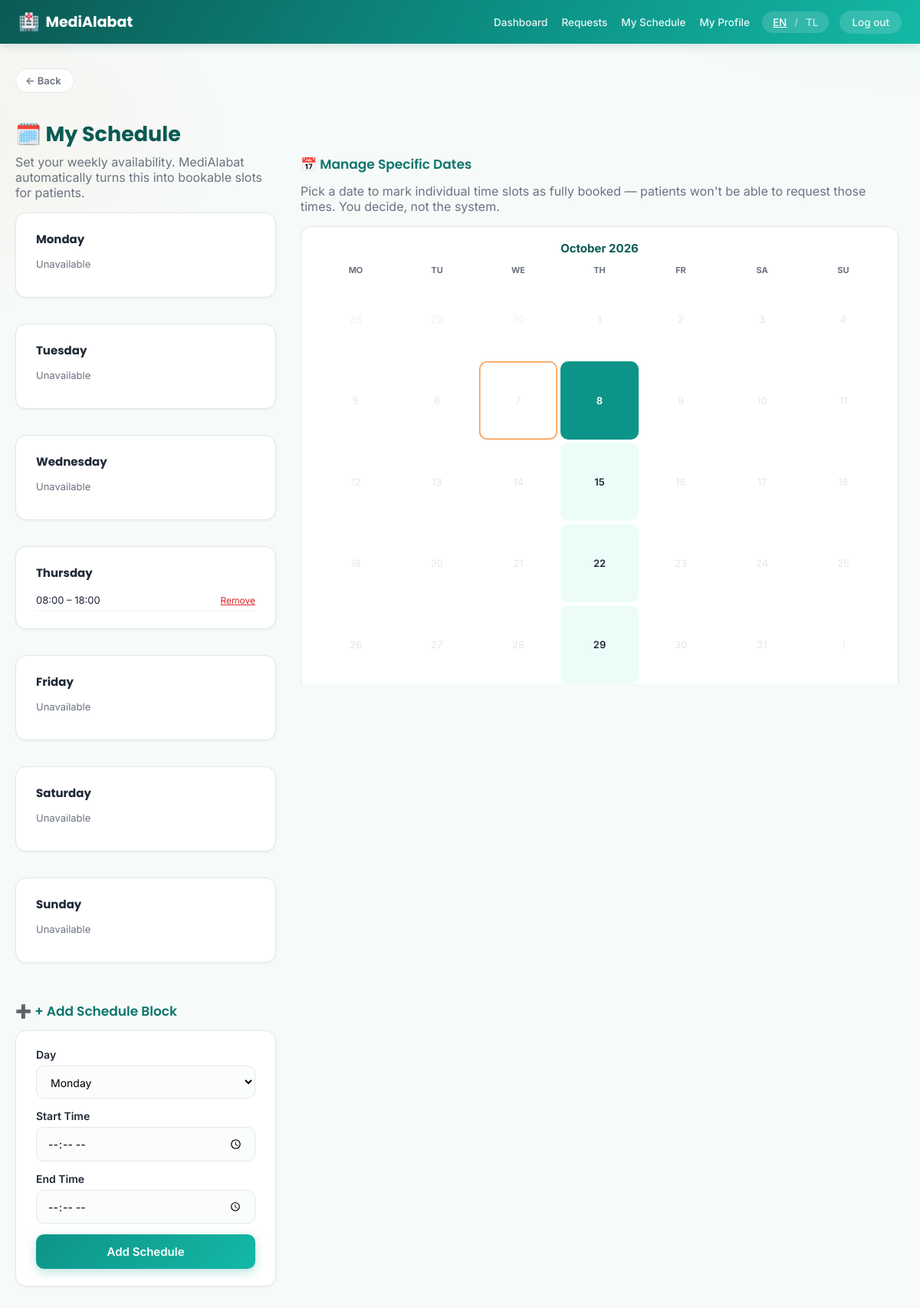
Screenshot of /staff/schedule (signed in) with the database file from the repository.
### tables this page shows
CREATE TABLE schedules (
    id INTEGER PRIMARY KEY AUTOINCREMENT,
    staff_id INTEGER NOT NULL REFERENCES users(id) ON DELETE CASCADE,
    weekday INTEGER NOT NULL,        -- 0=Monday .. 6=Sunday
    start_time TEXT NOT NULL,        -- "09:00"
    end_time TEXT NOT NULL,          -- "12:00"
    slot_minutes INTEGER DEFAULT 30
);

### app.py (the view, shortened to what this page needs)
@app.route("/staff/schedule", methods=["GET", "POST"])
@login_required(role="staff")
def staff_schedule(user):
    conn = get_db()
    rows = conn.execute(
        "SELECT * FROM schedules WHERE staff_id=? ORDER BY weekday, start_time", (user["id"],)
    ).fetchall()
    weekday_keys = ["day.monday", "day.tuesday", "day.wednesday", "day.thursday", "day.friday", "day.saturday", "day.sunday"]
    by_day = {i: [] for i in range(7)}
    for r in rows:
        by_day[r["weekday"]].append(r)
    schedulable_weekdays = weekdays_with_schedule(conn, user["id"])
    manageable_dates = [d for d in daterange_next_days(60) if d.weekday() in schedulable_weekdays]
    calendar_months = build_calendar_months(manageable_dates) if manageable_dates else []
    selected_date_str = request.args.get("date")
    selected_date = date.fromisoformat(selected_date_str) if selected_date_str else (manageable_dates[0] if manageable_dates else None)
    day_slot_statuses = slot_statuses_for_day(conn, user["id"], selected_date) if selected_date else []
    conn.close()
    return render_template(
        "staff/schedule.html", weekday_keys=weekday_keys, by_day=by_day,
        calendar_months=calendar_months, selected_date=selected_date, day_slot_statuses=day_slot_statuses,
    )

### app.py (called while the page is built)
def current_user():
    if "user_id" not in session:
        return None
    conn = get_db()
    user = conn.execute("SELECT * FROM users WHERE id = ?", (session["user_id"],)).fetchone()
    conn.close()
    return user

def current_lang():
    return session.get("lang", DEFAULT_LANG)

@app.context_processor
def inject_globals():
    lang = current_lang()
    return {
        "current_user": current_user(),
        "current_lang": lang,
        "t": lambda key, **kwargs: _t(key, lang=lang, **kwargs),
    }

def login_required(role=None):
    def decorator(view):
        @functools.wraps(view)
        def wrapped(*args, **kwargs):
            user = current_user()
            if user is None:
                return redirect(url_for("login"))
            if role and user["role"] != role:
                abort(403)
            return view(user, *args, **kwargs)
        return wrapped
    return decorator

### db.py (called while the page is built)
def get_db():
    conn = sqlite3.connect(DB_PATH)
    conn.row_factory = sqlite3.Row
    conn.execute("PRAGMA foreign_keys = ON")
    return conn

### slots.py (called while the page is built)
def daterange_next_days(n=14):
    today = date.today()
    return [today + timedelta(days=i) for i in range(n)]

def _time_to_minutes(t):
    h, m = map(int, t.split(":"))
    return h * 60 + m

def _minutes_to_time(mins):
    h, m = divmod(mins, 60)
    return f"{h:02d}:{m:02d}"

def _format_label(t):
    h, m = map(int, t.split(":"))
    period = "AM" if h < 12 else "PM"
    h12 = h % 12
    if h12 == 0:
        h12 = 12
    return f"{h12}:{m:02d} {period}"

def weekdays_with_schedule(conn, staff_id):
    return {
        r["weekday"]
        for r in conn.execute("SELECT DISTINCT weekday FROM schedules WHERE staff_id = ?", (staff_id,)).fetchall()
    }

### translations.py (called while the page is built)
def t(key, lang="en", **kwargs):
    entry = TRANSLATIONS.get(key)
    if not entry:
        return key
    text = entry.get(lang) or entry.get(DEFAULT_LANG) or key
    if kwargs:
        try:
            text = text.format(**kwargs)
        except (KeyError, IndexError):
            pass
    return text

### templates/staff/schedule.html (shortened to what this page needs)
{% extends "base.html" %}
{% block container_class %}container-wide{% endblock %}
{% block content %}
<h1 class="fade-in">🗓️ {{ t('staff.my_schedule') }}</h1>
<div class="schedule-split">
    <div class="schedule-left">
        <p class="subtitle">{{ t('staff.schedule_sub') }}</p>
        <div class="schedule-grid">
            {% for key in weekday_keys %}
            {% set loop_index0 = loop.index0 %}
            <div class="card schedule-day fade-in">
                <h3>{{ t(key) }}</h3>
                {% if by_day[loop_index0] %}
                    {% for block in by_day[loop_index0] %}
                    <div class="schedule-block">
                        <span>{{ block.start_time }} – {{ block.end_time }}</span>
                        <form method="POST" action="{{ url_for('staff_schedule_delete', sched_id=block.id) }}">
                            <button type="submit" class="btn-link-danger">{{ t('staff.remove') }}</button>
                        </form>
                    </div>
                    {% endfor %}
                {% else %}
                    <p class="muted">{{ t('staff.unavailable') }}</p>
                {% endif %}
            </div>
            {% endfor %}
        </div>
        <h2>➕ {{ t('staff.add_schedule') }}</h2>
        <form method="POST" class="stack-form card fade-in">
            <label>{{ t('staff.day') }}
                <select name="weekday" required>
                    {% for key in weekday_keys %}
                    <option value="{{ loop.index0 }}">{{ t(key) }}</option>
                    {% endfor %}
                </select>
            </label>
            <label>{{ t('staff.start_time') }}
                <input type="time" name="start_time" required>
            </label>
            <label>{{ t('staff.end_time') }}
                <input type="time" name="end_time" required>
            </label>
            <button type="submit" class="btn-primary">{{ t('staff.add_schedule_btn') }}</button>
        </form>
    </div>
    <div class="schedule-right">
        <h2 class="first-h2">📅 {{ t('staff.manage_dates') }}</h2>
        <p class="subtitle">{{ t('staff.manage_dates_sub') }}</p>
        {% if not calendar_months %}
        <div class="card empty-state fade-in">
            <div class="empty-icon">🗓️</div>
            <p>{{ t('staff.no_manageable_dates') }}</p>
        </div>
        {% else %}
        {% for month in calendar_months %}
        <div class="calendar card fade-in">
            <div class="calendar-month-label">{{ month.label }}</div>
            <div class="calendar-weekdays">
                <span>{{ t('day.monday')[:2] }}</span><span>{{ t('day.tuesday')[:2] }}</span>
                <span>{{ t('day.wednesday')[:2] }}</span><span>{{ t('day.thursday')[:2] }}</span>
                <span>{{ t('day.friday')[:2] }}</span><span>{{ t('day.saturday')[:2] }}</span>
                <span>{{ t('day.sunday')[:2] }}</span>
            </div>
            {% for week in month.weeks %}
            <div class="calendar-week">
                {% for day in week %}
                    {% if day.available %}
                    <a href="{{ url_for('staff_schedule') }}?date={{ day.date.isoformat() }}"
                       class="calendar-day available {% if selected_date and day.date == selected_date %}selected{% endif %} {% if day.is_today %}is-today{% endif %}">
                        {{ day.day_num }}
                    </a>
                    {% else %}
                    <span class="calendar-day {% if not day.in_month %}out-month{% endif %} {% if day.is_today %}is-today{% endif %}">
                        {{ day.day_num }}
                    </span>
                    {% endif %}
                {% endfor %}
            </div>
            {% endfor %}
        </div>
        {% endfor %}
        {% endif %}
    </div>
</div>
{% endblock %}

### static/style.css (style rules this page uses)
:root { --primary: #0d9488; --primary-dark: #0f766e; --primary-darker: #0b5a54; --accent: #2dd4bf; --accent-warm: #fb923c; --bg: #f6faf9; --card-bg: #ffffff; --text: #1f2937; --muted: #6b7280; --danger: #dc2626; --border: #e2e8e7; --radius: 14px; --radius-lg: 20px; --shadow-sm: 0 1px 3px rgba(15, 23, 42, 0.06); --shadow-md: 0 8px 24px rgba(13, 148, 136, 0.10); --shadow-lg: 0 16px 40px rgba(13, 148, 136, 0.16); }
* { box-sizing: border-box; overflow-wrap: break-word; }
body { margin: 0; font-family: 'Inter', system-ui, -apple-system, sans-serif; background: radial-gradient(900px 500px at 100% -10%, rgba(45, 212, 191, 0.10), transparent 60%), radial-gradient(700px 400px at -10% 10%, rgba(251, 146, 60, 0.07), transparent 60%), var(--bg); background-attachment: fixed; color: var(--text); -webkit-font-smoothing: antialiased; }
h1, h2, h3, .brand, .brand-lg { font-family: 'Poppins', 'Inter', system-ui, sans-serif; }
a { color: var(--primary); text-decoration: none; transition: color 0.15s ease; }
.fade-in { animation: fadeInUp 0.35s ease both; }
h1 { font-size: 27px; margin-bottom: 6px; font-weight: 700; color: var(--primary-darker); }
h2 { font-size: 17px; margin-top: 30px; margin-bottom: 12px; color: var(--primary-dark); font-weight: 600; }
.subtitle { color: var(--muted); margin-top: 0; }
.card { background: var(--card-bg); border: 1px solid var(--border); border-radius: var(--radius); padding: 22px 26px; margin-bottom: 20px; box-shadow: var(--shadow-sm); transition: box-shadow 0.2s ease, transform 0.2s ease; }
.stack-form { display: flex; flex-direction: column; gap: 14px; }
.stack-form label { display: flex; flex-direction: column; gap: 6px; font-size: 14px; font-weight: 600; color: var(--text); }
input, select, textarea { padding: 11px 14px; border: 1.5px solid var(--border); border-radius: 10px; font-size: 14px; font-family: inherit; background: #fbfdfd; transition: border-color 0.15s ease, box-shadow 0.15s ease; }
button { font-family: inherit; cursor: pointer; }
.btn-primary { background: linear-gradient(135deg, var(--primary), #14b8a6); color: white; border: none; padding: 13px 24px; border-radius: 10px; font-size: 15px; font-weight: 600; display: inline-block; text-align: center; box-shadow: 0 4px 14px rgba(13, 148, 136, 0.28); transition: transform 0.15s ease, box-shadow 0.15s ease; }
.btn-link-danger { background: none; border: none; color: var(--danger); font-size: 12px; text-decoration: underline; padding: 0; }
.calendar { padding: 18px 20px; margin-bottom: 18px; }
.calendar-month-label { font-weight: 700; color: var(--primary-darker); font-size: 15px; margin-bottom: 12px; text-align: center; }
.calendar-weekdays, .calendar-week { display: grid; grid-template-columns: repeat(7, 1fr); gap: 4px; text-align: center; }
.calendar-weekdays span { font-size: 11px; font-weight: 700; color: var(--muted); text-transform: uppercase; padding-bottom: 6px; }
.calendar-week { margin-bottom: 4px; }
.calendar-day { aspect-ratio: 1; display: flex; align-items: center; justify-content: center; border-radius: 10px; font-size: 13px; color: var(--border); }
.calendar-day.out-month { color: #edf2f1; }
.calendar-day.is-today { box-shadow: inset 0 0 0 1.5px var(--accent-warm); }
.calendar-day.available { color: var(--text) !important; background: #ecfdf9; font-weight: 600; cursor: pointer; transition: background 0.15s ease, transform 0.15s ease; }
.calendar-day.selected { background: var(--primary) !important; color: white !important; }
.schedule-split { display: flex; gap: 32px; align-items: flex-start; }
.schedule-left { flex: 0 0 340px; position: sticky; top: 86px; }
.schedule-right { flex: 1; min-width: 0; max-height: calc(100vh - 110px); overflow-y: auto; padding-right: 8px; padding-bottom: 20px; }
.schedule-right .first-h2 { margin-top: 0; }
.schedule-grid { display: grid; grid-template-columns: repeat(auto-fill, minmax(180px, 1fr)); gap: 14px; margin-bottom: 24px; }
.schedule-day h3 { margin: 0 0 10px; font-size: 15px; }
.schedule-block { display: flex; justify-content: space-between; align-items: center; font-size: 13px; padding: 6px 0; border-bottom: 1px dashed var(--border); }
.muted { color: var(--muted); font-size: 13px; }

### rows the page displays
schedules: start_time "08:00", end_time "18:00", t "Remove"

### other values shown
{{ t('nav.dashboard') }} "Dashboard"
{{ t('nav.requests') }} "Requests"
{{ t('nav.my_schedule') }} "My Schedule"
{{ t('nav.my_profile') }} "My Profile"
{{ t('nav.logout') }} "Log out"
{{ t('nav.back') }} "Back"
{{ t('staff.my_schedule') }} "My Schedule"
{{ t('staff.schedule_sub') }} "Set your weekly availability. MediAlabat automatically turns this into bookable slots for patients."
{{ t(key) }} "Monday" "Tuesday" "Wednesday" "Thursday" "Friday" "Saturday" "Sunday"
{{ t('staff.unavailable') }} "Unavailable" "Unavailable" "Unavailable" "Unavailable" "Unavailable" "Unavailable"
{{ t('staff.add_schedule') }} "+ Add Schedule Block"
{{ t('staff.day') }} "Day"
{{ t('staff.start_time') }} "Start Time"
{{ t('staff.end_time') }} "End Time"
{{ t('staff.add_schedule_btn') }} "Add Schedule"
